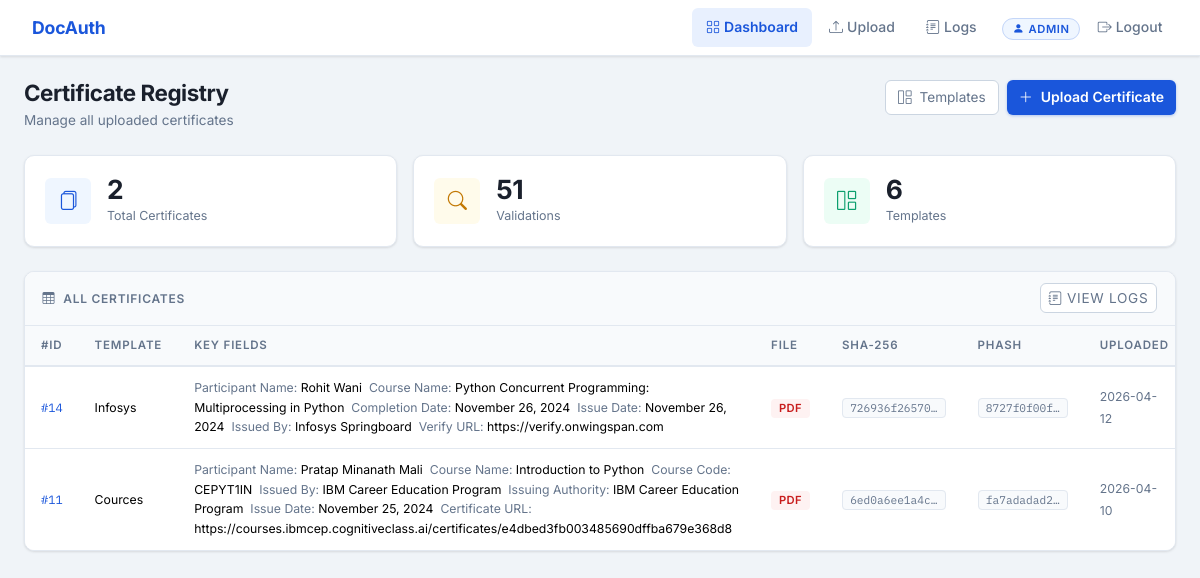
The page /admin/dashboard (signed in) on the database its author committed.
### tables this page shows
CREATE TABLE users (
            id INTEGER PRIMARY KEY AUTOINCREMENT,
            username TEXT UNIQUE NOT NULL,
            password_hash TEXT NOT NULL,
            role TEXT NOT NULL DEFAULT 'user',
            created_at TIMESTAMP DEFAULT CURRENT_TIMESTAMP
        );

CREATE TABLE certificates (
            id INTEGER PRIMARY KEY AUTOINCREMENT,
            template_id INTEGER,
            template_name TEXT NOT NULL,
            fields TEXT NOT NULL,
            file_type TEXT NOT NULL,
            original_filename TEXT NOT NULL,
            stored_filename TEXT NOT NULL,
            sha256_hash TEXT NOT NULL,
            phash TEXT,
            uploaded_by INTEGER,
            uploaded_at TIMESTAMP DEFAULT CURRENT_TIMESTAMP,
            FOREIGN KEY (template_id) REFERENCES certificate_templates(id),
            FOREIGN KEY (uploaded_by) REFERENCES users(id)
        );

### app.py (the view)
@app.route('/admin/dashboard')
@login_required
@admin_required
def admin_dashboard():
    db = get_db()
    certs = db.execute(
        'SELECT c.*, u.username as uploaded_by_name FROM certificates c '
        'LEFT JOIN users u ON c.uploaded_by = u.id ORDER BY c.uploaded_at DESC'
    ).fetchall()
    total = db.execute('SELECT COUNT(*) as cnt FROM certificates').fetchone()['cnt']
    logs  = db.execute('SELECT COUNT(*) as cnt FROM validation_logs').fetchone()['cnt']
    tmpls = db.execute('SELECT COUNT(*) as cnt FROM certificate_templates').fetchone()['cnt']
    db.close()
    certs = [dict(c) | {'fields_dict': json.loads(c['fields'])} for c in certs]
    return render_template('admin/dashboard.html', certs=certs, total=total,
                           total_validations=logs, total_templates=tmpls)

### app.py (called while the page is built)
@login_manager.user_loader
def load_user(user_id):
    db = get_db()
    row = db.execute('SELECT * FROM users WHERE id = ?', [user_id]).fetchone()
    db.close()
    return User(row['id'], row['username'], row['role']) if row else None

def admin_required(f):
    @wraps(f)
    def decorated(*args, **kwargs):
        if not current_user.is_authenticated or current_user.role != 'admin':
            flash('Admin access required.', 'error')
            return redirect(url_for('login'))
        return f(*args, **kwargs)
    return decorated

### database.py (called while the page is built)
def get_db():
    conn = sqlite3.connect(DB_PATH)
    conn.row_factory = sqlite3.Row
    return conn

### templates/admin/dashboard.html (shortened to what this page needs)
{% extends 'base.html' %}
{% block content %}
<div class="page-header mb-4">
  <div>
    <h2 class="page-title">Certificate Registry</h2>
    <p class="page-subtitle">Manage all uploaded certificates</p>
  </div>
  <div class="d-flex gap-2">
    <a href="{{ url_for('admin_templates') }}" class="btn btn-outline-subtle">
      <i class="bi bi-grid-1x2 me-2"></i>Templates
    </a>
    <a href="{{ url_for('admin_upload') }}" class="btn btn-gold">
      <i class="bi bi-plus-lg me-2"></i>Upload Certificate
    </a>
  </div>
</div>
<div class="row g-3 mb-4">
  <div class="col-md-4">
    <div class="stat-card">
      <div class="stat-icon icon-blue"><i class="bi bi-files"></i></div>
      <div><div class="stat-value">{{ total }}</div><div class="stat-label">Total Certificates</div></div>
    </div>
  </div>
  <div class="col-md-4">
    <div class="stat-card">
      <div class="stat-icon icon-gold"><i class="bi bi-search"></i></div>
      <div><div class="stat-value">{{ total_validations }}</div><div class="stat-label">Validations</div></div>
    </div>
  </div>
  <div class="col-md-4">
    <div class="stat-card">
      <div class="stat-icon icon-green"><i class="bi bi-grid-1x2"></i></div>
      <div><div class="stat-value">{{ total_templates }}</div><div class="stat-label">Templates</div></div>
    </div>
  </div>
</div>
<div class="card-custom">
  <div class="card-header-custom">
    <span><i class="bi bi-table me-2"></i>All Certificates</span>
    <a href="{{ url_for('admin_logs') }}" class="btn btn-sm btn-outline-subtle">
      <i class="bi bi-journal-text me-1"></i>View Logs
    </a>
  </div>
  {% if certs %}
  <div class="table-responsive">
    <table class="table table-custom">
      <thead>
        <tr>
          <th>#ID</th>
          <th>Template</th>
          <th>Key Fields</th>
          <th>File</th>
          <th>SHA-256</th>
          <th>pHash</th>
          <th>Uploaded</th>
        </tr>
      </thead>
      <tbody>
        {% for cert in certs %}
        <tr>
          <td><span class="mono-sm text-gold">#{{ cert.id }}</span></td>
          <td><span class="small">{{ cert.template_name }}</span></td>
          <td>
            {% set fd = cert.fields_dict %}
            <div class="small">
              {% for k, v in fd.items() %}{% if v %}<span class="text-muted-custom">{{ k }}:</span> {{ v }}&nbsp;&nbsp;{% endif %}{% endfor %}
            </div>
          </td>
          <td>
            <span class="file-badge file-{{ cert.file_type }}">{{ cert.file_type.upper() }}</span>
          </td>
          <td><span class="hash-chip" title="{{ cert.sha256_hash }}">{{ cert.sha256_hash[:12] }}…</span></td>
          <td>
            {% if cert.phash %}<span class="hash-chip">{{ cert.phash[:10] }}…</span>
            {% else %}<span class="text-muted-custom small">N/A</span>{% endif %}
          </td>
          <td><span class="small text-muted-custom">{{ cert.uploaded_at[:10] }}</span></td>
        </tr>
        {% endfor %}
      </tbody>
    </table>
  </div>
  {% else %}
  <div class="empty-state">
    <i class="bi bi-inbox"></i>
    <p>No certificates yet.</p>
    <a href="{{ url_for('admin_upload') }}" class="btn btn-gold btn-sm mt-2">Upload First Certificate</a>
  </div>
  {% endif %}
</div>
{% endblock %}

### templates/base.html (shortened to what this page needs)
<!DOCTYPE html>
<html lang="en">
<head>
  <link href="https://cdn.jsdelivr.net/npm/bootstrap@5.3.3/dist/css/bootstrap.min.css" rel="stylesheet">
  <link href="https://cdn.jsdelivr.net/npm/bootstrap-icons@1.11.3/font/bootstrap-icons.css" rel="stylesheet">
  <link href="{{ url_for('static', filename='css/style.css') }}" rel="stylesheet">
</head>
<body>
{% if current_user.is_authenticated %}
<nav class="navbar navbar-expand-lg">
  <div class="container-fluid px-4">
    <a class="navbar-brand" href="{{ url_for('index') }}">
      <span>DocAuth</span>
    </a>
    <div class="collapse navbar-collapse" id="navMain">
      <ul class="navbar-nav ms-auto align-items-center gap-1">
        {% if current_user.role == 'admin' %}
          <li class="nav-item">
            <a class="nav-link {% if request.endpoint == 'admin_dashboard' %}active{% endif %}" href="{{ url_for('admin_dashboard') }}">
              <i class="bi bi-grid me-1"></i>Dashboard
            </a>
          </li>
          <li class="nav-item">
            <a class="nav-link {% if request.endpoint == 'admin_upload' %}active{% endif %}" href="{{ url_for('admin_upload') }}">
              <i class="bi bi-upload me-1"></i>Upload
            </a>
          </li>
          <li class="nav-item">
            <a class="nav-link {% if request.endpoint == 'admin_logs' %}active{% endif %}" href="{{ url_for('admin_logs') }}">
              <i class="bi bi-journal-text me-1"></i>Logs
            </a>
          </li>
        {% else %}
          <li class="nav-item">
            <a class="nav-link {% if request.endpoint == 'user_validate' %}active{% endif %}" href="{{ url_for('user_validate') }}">
              <i class="bi bi-search me-1"></i>Validate
            </a>
          </li>
        {% endif %}
        <li class="nav-item ms-2">
          <span class="role-badge role-{{ current_user.role }}">
            <i class="bi bi-person-fill me-1"></i>{{ current_user.username }}
          </span>
        </li>
        <li class="nav-item">
          <a class="nav-link logout-link" href="{{ url_for('logout') }}">
            <i class="bi bi-box-arrow-right me-1"></i>Logout
          </a>
        </li>
      </ul>
    </div>
  </div>
</nav>
{% endif %}
<main class="main-content">
  <div class="container-fluid px-4 py-4">
    {% block content %}{% endblock %}
  </div>
</main>
</body>
</html>

### rows shown on the page
users: username "ADMIN"
certificates: id "14", template_name "Infosys", fd "Participant Name" "Course Name" "Completion Date" "Issue Date" "Issued By" "Verify URL", fd "Rohit Wani" "Python Concurrent Programming: Multiprocessing in Python" "November 26, 2024" "November 26, 2024" "Infosys Springboard" "https://verify.onwingspan.com", file_type "PDF", sha256_hash "726936f26570", phash "8727f0f00f", uploaded_at "2026-04-12"
certificates: id "11", template_name "Cources", fd "Participant Name" "Course Name" "Course Code" "Issued By" "Issuing Authority" "Issue Date" "Certificate URL", fd "Pratap Minanath Mali" "Introduction to Python" "CEPYT1IN" "IBM Career Education Program" "IBM Career Education Program" "November 25, 2024" "https://courses.ibmcep.cognitiveclass.ai/certificates/e4dbed3fb003485690dffba679e368d8", file_type "PDF", sha256_hash "6ed0a6ee1a4c", phash "fa7adadad2", uploaded_at "2026-04-10"

### other values the page prints
{{ total }} "2"
{{ total_validations }} "51"
{{ total_templates }} "6"
